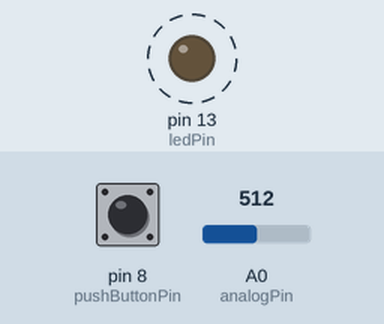
This sketch was run on a simulated Arduino Uno, built with avr-gcc and run on an emulated ATmega328P. On the bench: output pins drawn as LEDs (lit = HIGH). Dashed ring = blinking. The test bench sets the inputs (shaded band); at power-on: A0 (analogPin) = 512, pin 8 (pushButtonPin) HIGH. Pins used as bus, display or sensor lines are not drawn; what the sketch prints to the serial monitor is not drawn.

Above: at 1.2 s.
1.3 s: A0 (analogPin) set to 122
Timing chart, 0 to 16.4 s (numbered marks = the images above; inputs shaded):
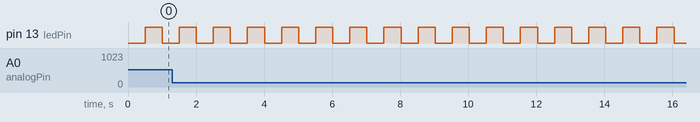

Measured:
- by itself, pin 13 (ledPin): alternates HIGH for 0.50 s and LOW for 0.50 s

The sketch:

Lab9.ino
```cpp
// Must install the timer interrupt library from
// https://code.google.com/archive/p/arduino-timerone/downloads
#include <TimerOne.h>
// 2/27/2017 M. Batchelder EE/ME/CENG 351 Mechatronics
//  When line on rotating disk appears stationary there are N counts i.e. N counts/rev
//  rev/min = 1 / (N counts/rev * T sec/count * 1 min/60 sec)
//          = 1 / ((N * T / 60) min/rev)
//          = 60 / (N * T)  rev/min
//          = (60 * Fs / N) rev/min
//          = (60 * Fs / ADC) rpm
//

#define T   (0.0001)       // Sample interval in seconds
#define Fs  (1/T)          // Sample frequency
#define PERIOD (T*1000000) // Period in microseconds

// For blinking LED
#define HALF_SECOND (0.5/T)  // 0.5 seconds / T = counts to reach 1/2 second
#define ledPin 13
#define ONE_MS (0.001/T)     //
#define LED_ON_TIME (ONE_MS*1)   //

const int strobePin = 9;
const int analogPin = 0;
const int pushButtonPin = 8;

unsigned int blinkCount, count;
int ledOnCount;
int ledOnTime;


void timerIsr() {
  blinkCount++; // used by background code in main to blink an LED
  count++; // used for strobe LED blink
  if (count > ledOnCount) {
    // Strobe LED on
    digitalWrite(strobePin, HIGH); //PORTDSET = 0X01;
    if (count > (ledOnCount + LED_ON_TIME)) {
      // Strobe LED off
      digitalWrite(strobePin, LOW); //PORTDCLR = 0X01;
      count = 0;
    }
  }
}

void setup() {
  // put your setup code here, to run once:
  pinMode(ledPin, OUTPUT);
  pinMode(strobePin, OUTPUT);
  pinMode(pushButtonPin, INPUT_PULLUP);
  Serial.begin(115200);      //  setup serial
  Timer1.initialize(PERIOD); // set a timer of length in microseconds
  Timer1.attachInterrupt( timerIsr ); // attach the service routine here
}

void loop() {
  // put your main code here, to run repeatedly:
  int i, rpm, N;
  i = analogRead(analogPin) * 4;; // ADC value sets rpm which determines time between flashes
  rpm = i;
  if (digitalRead(pushButtonPin) == LOW) rpm = 2 * i;
  if (i == 0) rpm = 1;
  N = (60.0 / rpm) * 10000; // Number of 100 us counts
  ledOnCount = N;
  Serial.print("N = ");
  Serial.print(N);
  Serial.print(" rpm = ");
  Serial.println(rpm);
  if (blinkCount > HALF_SECOND) {
    blinkCount = 0;
    digitalWrite(ledPin, !digitalRead(ledPin));  // toggle state
  }
}
```
